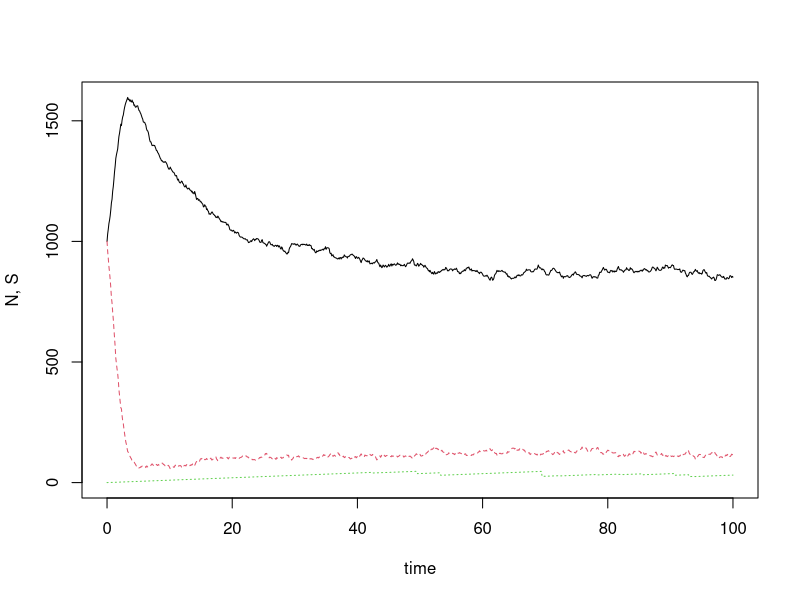

Write R code to recreate this figure.
### ============================================================================
###  Individual-based implementation of a chemostat -- plain R
###    S:    substrate
###    inds: table of individuals (data frame)
###    rmax: maximum growth rate
###  ks: half saturation constant of Monod function
###    D:    dilution rate
### ============================================================================


live <- function(time, inds, S, parms, DELTAT){
  inds$age    <- inds$age + DELTAT


  with(parms, {

    ## dilute
    N    <- nrow(inds)
    rnd  <- runif(N)
    inds <- subset(inds, D * DELTAT < rnd)
    S <- S + D * (S0 - S) * DELTAT

    ## cell division
    N    <- nrow(inds)
    r <- rmax * S / (ks + S)
    rnd <- runif(N)
    ndx <- (rnd < r * DELTAT)
    newinds <- subset(inds, ndx)

    # set age of new individuals to zero
    if (length(newinds) > 0) newinds$age <- 0

    ## resource consumption
    dN <- nrow(newinds)
    dS <- - 1/Y * dN

    ## safeguard: divide only if resource remains positive
    if (S >= dS) {
      inds$age[ndx] <- 0            # set age of divided cells to zero
      S <- S + dS                   # update resource
      inds <- rbind(inds, newinds)  # add new individuals to population
    }
    list(inds=inds, S=S)
  })
}

inds  <- data.frame(age=rep(0, 1000))
S     <- 1000
parms <- list(rmax = 0.5, ks = 500, D = .1, S0 = 1000,Y = 1)
DELTAT <- 0.1
times <- seq(0, 100, DELTAT)

o <- data.frame(time=times[1], N=nrow(inds), S=S, maxage=max(inds$age))

for (i in 2:length(times)) {

  state <- live(times[i], inds, S, parms, DELTAT)
  inds <- state$inds
  S    <- state$S

  ret <- c(time = times[i], N=nrow(inds), S=S, maxage=max(inds$age))
  o <- rbind(o, ret)
}


matplot(o$time, o[c("N", "S", "maxage")], xlab="time", ylab="N, S", type="l")
head(o)

